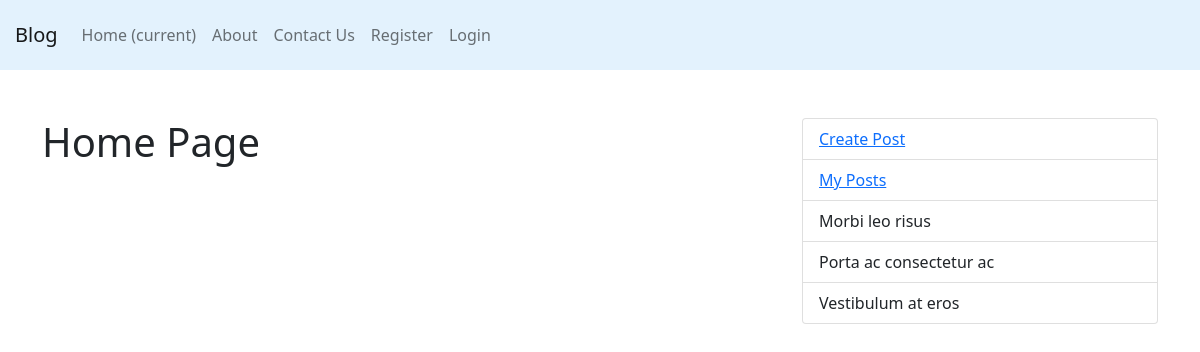
Before: / with the older database file.
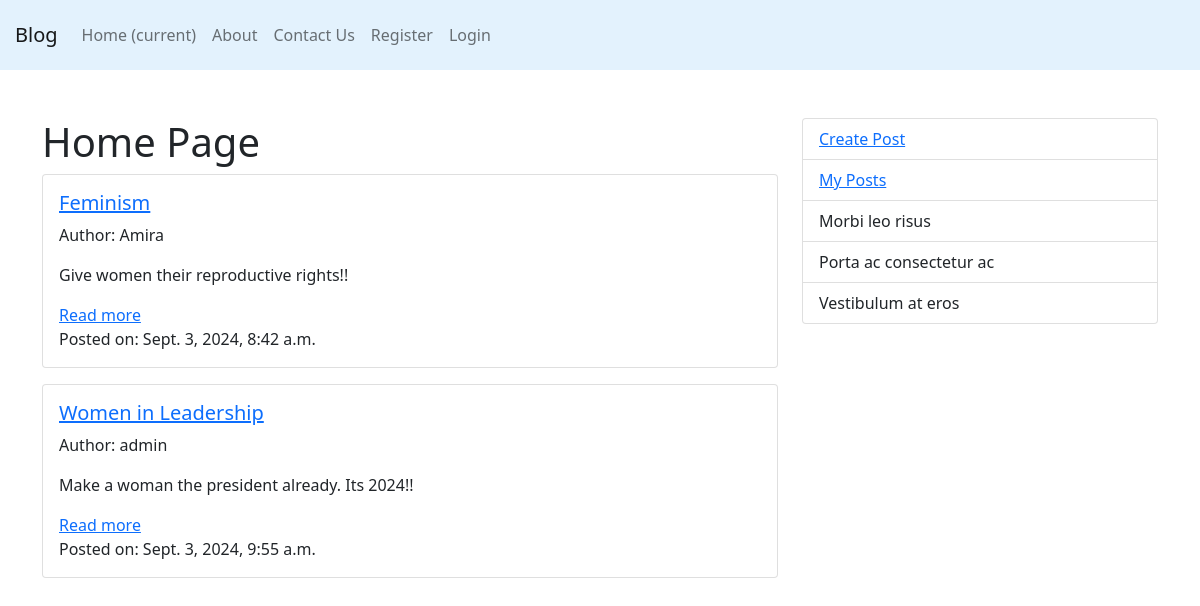
After: the same page with the newer database file.
### blog_app/models.py (models this page shows, shortened)
class Post(models.Model):
    title = models.CharField(max_length= 200)
    content = models.TextField()
    date_posted = models.DateTimeField(default=timezone.now)
    author = models.ForeignKey(User, on_delete=models.CASCADE)

### blog_app/views.py (the view)
# urls.py: 2. Add a URL to urlpatterns:  path('', views.home, name='home')
def home(request):
    context = {
        "posts" : Post.objects.all(),
    }
    return render(request, "blog_app/home.html", context)

### blog_app/templates/blog_app/home.html
{% extends "blog_app/base.html" %}
{% block content %}
<h1>Home Page</h1>
{% for post in posts %}
    <div class="card mb-3">
        <div class="card-body">
            {% if post.title %}
                <h5 class="card-title">
                    <a href="{% url 'post-detail' post.pk %}" class="link-primary">{{ post.title }}</a>
                </h5>
            {% else %}
                <h5 class="card-title">Django Post</h5>
            {% endif %}
            <p class="card-text">Author: {{ post.author }}</p>
            <p class="card-text">{{ post.content }}</p>
            <a href="{% url 'post-detail' post.pk %}" class="link-primary">Read more</a>
            <p class="card-text">Posted on: {{ post.date_posted }}</p>
        </div>
    </div>
{% endfor %}
{% endblock %}

### blog_app/templates/blog_app/base.html (shortened to what this page needs)
{% load static %}
<!DOCTYPE html>
<html lang="en">
<head>
    <link href="https://cdn.jsdelivr.net/npm/bootstrap@5.0.2/dist/css/bootstrap.min.css" rel="stylesheet">
    <link rel="stylesheet" type="text/css" href= "{% static 'blog_app/main.css'%}">
</head>
<body>
    <header>
        <nav class="navbar navbar-expand-lg navbar-light" style="background-color: #e3f2fd; padding: 15px;">
            <a class="navbar-brand" href="#">Blog</a>
            <div class="collapse navbar-collapse" id="navbarText">
                <ul class="navbar-nav mr-auto">
                    <li class="nav-item active">
                        <a class="nav-link" href="{% url 'blog-home' %}">Home <span class="sr-only">(current)</span></a>
                    </li>
                    <li class="nav-item">
                        <a class="nav-link" href="{% url 'blog-about' %}">About</a>
                    </li>
                    <li class="nav-item">
                        <a class="nav-link" href="{% url 'blog-contacts' %}">Contact Us</a>
                    </li>
                    <li class="nav-item">
                        <a class="nav-link" href="{% url 'user-register' %}">Register</a>
                    </li>
                    <li class="nav-item">
                        <a class="nav-link" href="{% url 'user-login' %}">Login</a>
                    </li>
                </ul>
            </div>
        </nav>
    </header>
    <div class="container mt-5">
        <div class="row">
            <div class="col-md-8">
                {% block content %}
                {% endblock %}
            </div>
            <div class="col-md-4">
                <ul class="list-group">
                    <li class="list-group-item">
                        <a href="{% url 'create-post' %}" class="link-primary">Create Post</a>
                    </li>
                    <li class="list-group-item">
                        <a href="{% url 'my-posts' %}" class="link-primary">My Posts</a>
                    </li>
                    <li class="list-group-item">Morbi leo risus</li>
                    <li class="list-group-item">Porta ac consectetur ac</li>
                    <li class="list-group-item">Vestibulum at eros</li>
                  </ul>
            </div>
        </div>
    </div>
</body>
</html>

Changed rows visible on the page:
added Post: title "Feminism", author "Amira", content "Give women their reproductive rights!!", date_posted "Sept. 3, 2024, 8:42 a.m."
added Post: title "Women in Leadership", author "admin", content "Make a woman the president already. Its 2024!!", date_posted "Sept. 3, 2024, 9:55 a.m."
